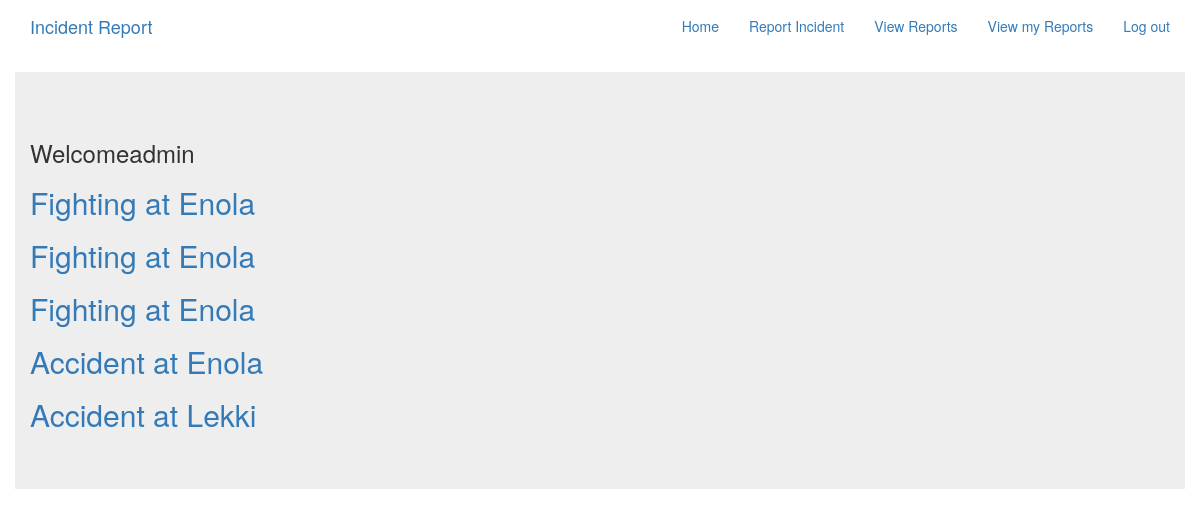
The app's page /reports/user_all (signed in) with its own data.
### incident_app/models.py (models this page shows, shortened)
class Incident(models.Model):
    category_choices = [
        ('Accident', 'Accident'),
        ('Fighting', 'Fighting'),
        ('Rioting', 'Rioting'),
    ]
    user = models.ForeignKey(User, on_delete=models.CASCADE)
    category = models.CharField(max_length=255, choices=category_choices)
    description = models.TextField(blank=False, max_length=400)
    address = models.CharField(max_length=255, default='')
    latitude = models.FloatField(blank=True, null=True)
    longitude = models.FloatField(blank=True, null=True)
    timestamp = models.DateTimeField(auto_now_add=True)
    images = models.ImageField(blank=True, null=True)

### incident_app/views.py (the view)
# urls.py: path('user_all', views.IncidentListUser.as_view(), name='user_all'),
class IncidentListUser(LoginRequiredMixin, generic.ListView):
    template_name = 'incident_app/incident_list_user.html'
    model = Incident
    context_object_name = 'incident_list_user'
    def get_queryset(self):
        return Incident.objects.filter(user=self.request.user).order_by('-timestamp')

### incident_app/templates/incident_app/incident_list_user.html
{% extends 'base.html' %}
{% block body_block %}
<div class='container jumbotron'>
<h3>Welcome{{user.username}}</h3>
{% for incident in incident_list_user %}
    <h2><a href={% url 'reports:details' pk=incident.pk %}>{{ incident.category }} at {{ incident.address }}</a></h2>
{% endfor %}
</div>
{% endblock %}

### records on screen
Incident: category "Fighting", address "Enola"
Incident: category "Fighting", address "Enola"
Incident: category "Fighting", address "Enola"
Incident: category "Accident", address "Enola"
Incident: category "Accident", address "Lekki"

### other values on screen
{{ user.username }} "admin"
